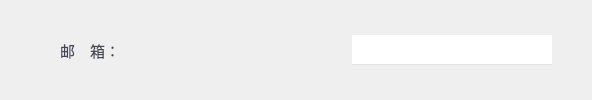
       <widget class="QWidget" name="widget_8" native="true">
        <layout class="QHBoxLayout" name="horizontalLayout_6">
         <property name="leftMargin">
          <number>0</number>
         </property>
         <property name="topMargin">
          <number>0</number>
         </property>
         <property name="rightMargin">
          <number>0</number>
         </property>
         <property name="bottomMargin">
          <number>0</number>
         </property>
         <item>
          <spacer name="horizontalSpacer_9">
           <property name="orientation">
            <enum>Qt::Horizontal</enum>
           </property>
           <property name="sizeHint" stdset="0">
            <size>
             <width>40</width>
             <height>20</height>
            </size>
           </property>
          </spacer>
         </item>
         <item>
          <widget class="QLabel" name="label_9">
           <property name="minimumSize">
            <size>
             <width>100</width>
             <height>30</height>
            </size>
           </property>
           <property name="maximumSize">
            <size>
             <width>100</width>
             <height>30</height>
            </size>
           </property>
           <property name="font">
            <font>
             <family>微软雅黑 Light</family>
             <pointsize>11</pointsize>
            </font>
           </property>
           <property name="styleSheet">
            <string notr="true">color: rgb(67, 69, 85);</string>
           </property>
           <property name="text">
            <string>邮　箱：</string>
           </property>
           <property name="alignment">
            <set>Qt::AlignCenter</set>
           </property>
          </widget>
         </item>
         <item>
          <widget class="QLabel" name="lblEmail">
           <property name="minimumSize">
            <size>
             <width>200</width>
             <height>30</height>
            </size>
           </property>
           <property name="maximumSize">
            <size>
             <width>200</width>
             <height>30</height>
            </size>
           </property>
           <property name="font">
            <font>
             <family>微软雅黑 Light</family>
             <pointsize>11</pointsize>
            </font>
           </property>
           <property name="styleSheet">
            <string notr="true">color: rgb(67, 69, 85);</string>
           </property>
           <property name="text">
            <string/>
           </property>
           <property name="alignment">
            <set>Qt::AlignLeading|Qt::AlignLeft|Qt::AlignVCenter</set>
           </property>
          </widget>
         </item>
         <item>
          <widget class="QLineEdit" name="leEmail">
           <property name="minimumSize">
            <size>
             <width>200</width>
             <height>30</height>
            </size>
           </property>
           <property name="maximumSize">
            <size>
             <width>200</width>
             <height>30</height>
            </size>
           </property>
           <property name="font">
            <font>
             <family>微软雅黑</family>
             <pointsize>11</pointsize>
            </font>
           </property>
           <property name="styleSheet">
            <string notr="true">border: 0px;border-bottom: 1px solid #e3e3e3;
</string>
           </property>
           <property name="alignment">
            <set>Qt::AlignLeading|Qt::AlignLeft|Qt::AlignVCenter</set>
           </property>
          </widget>
         </item>
         <item>
          <spacer name="horizontalSpacer_10">
           <property name="orientation">
            <enum>Qt::Horizontal</enum>
           </property>
           <property name="sizeHint" stdset="0">
            <size>
             <width>40</width>
             <height>20</height>
            </size>
           </property>
          </spacer>
         </item>
        </layout>
       </widget>
